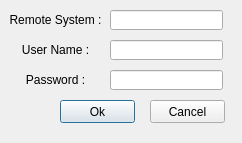
<?xml version="1.0" encoding="UTF-8"?>
<ui version="4.0">
 <class>Dialog</class>
 <widget class="QDialog" name="Dialog">
  <property name="geometry">
   <rect>
    <x>0</x>
    <y>0</y>
    <width>242</width>
    <height>143</height>
   </rect>
  </property>
  <property name="windowTitle">
   <string>FTP Information</string>
  </property>
  <property name="layoutDirection">
   <enum>Qt::LeftToRight</enum>
  </property>
  <widget class="QPushButton" name="pushButton_Ok">
   <property name="geometry">
    <rect>
     <x>60</x>
     <y>100</y>
     <width>75</width>
     <height>23</height>
    </rect>
   </property>
   <property name="text">
    <string>Ok</string>
   </property>
  </widget>
  <widget class="QPushButton" name="pushButton_Cancel">
   <property name="geometry">
    <rect>
     <x>150</x>
     <y>100</y>
     <width>75</width>
     <height>23</height>
    </rect>
   </property>
   <property name="text">
    <string>Cancel</string>
   </property>
  </widget>
  <widget class="QLineEdit" name="lineEdit_System">
   <property name="geometry">
    <rect>
     <x>110</x>
     <y>10</y>
     <width>113</width>
     <height>20</height>
    </rect>
   </property>
  </widget>
  <widget class="QLineEdit" name="lineEdit_UserName">
   <property name="geometry">
    <rect>
     <x>110</x>
     <y>40</y>
     <width>113</width>
     <height>20</height>
    </rect>
   </property>
  </widget>
  <widget class="QLineEdit" name="lineEdit_Password">
   <property name="geometry">
    <rect>
     <x>110</x>
     <y>70</y>
     <width>113</width>
     <height>20</height>
    </rect>
   </property>
  </widget>
  <widget class="QLabel" name="label">
   <property name="geometry">
    <rect>
     <x>10</x>
     <y>10</y>
     <width>91</width>
     <height>20</height>
    </rect>
   </property>
   <property name="layoutDirection">
    <enum>Qt::RightToLeft</enum>
   </property>
   <property name="text">
    <string>Remote System :</string>
   </property>
   <property name="alignment">
    <set>Qt::AlignCenter</set>
   </property>
  </widget>
  <widget class="QLabel" name="label_2">
   <property name="geometry">
    <rect>
     <x>10</x>
     <y>40</y>
     <width>91</width>
     <height>20</height>
    </rect>
   </property>
   <property name="layoutDirection">
    <enum>Qt::RightToLeft</enum>
   </property>
   <property name="text">
    <string>User Name :</string>
   </property>
   <property name="alignment">
    <set>Qt::AlignCenter</set>
   </property>
  </widget>
  <widget class="QLabel" name="label_3">
   <property name="geometry">
    <rect>
     <x>10</x>
     <y>70</y>
     <width>91</width>
     <height>20</height>
    </rect>
   </property>
   <property name="layoutDirection">
    <enum>Qt::RightToLeft</enum>
   </property>
   <property name="text">
    <string>Password :</string>
   </property>
   <property name="alignment">
    <set>Qt::AlignCenter</set>
   </property>
  </widget>
 </widget>
 <resources/>
 <connections/>
</ui>
